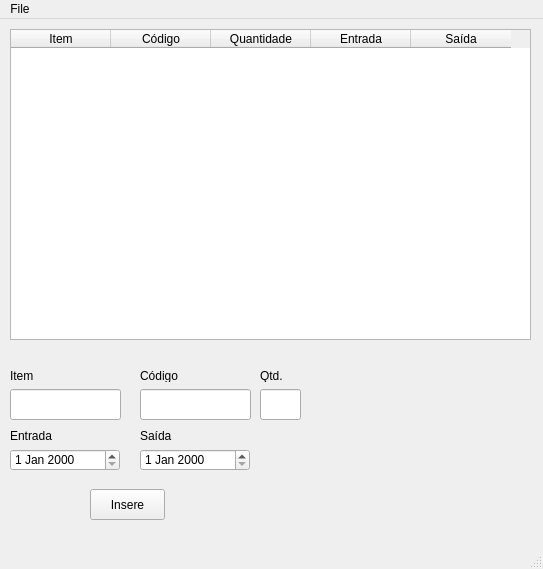
<?xml version="1.0" encoding="UTF-8"?>
<ui version="4.0">
 <class>MainWindow</class>
 <widget class="QMainWindow" name="MainWindow">
  <property name="geometry">
   <rect>
    <x>0</x>
    <y>0</y>
    <width>543</width>
    <height>569</height>
   </rect>
  </property>
  <property name="windowTitle">
   <string>MainWindow</string>
  </property>
  <widget class="QWidget" name="centralWidget">
   <widget class="QLabel" name="label">
    <property name="geometry">
     <rect>
      <x>10</x>
      <y>350</y>
      <width>47</width>
      <height>13</height>
     </rect>
    </property>
    <property name="text">
     <string>Item</string>
    </property>
   </widget>
   <widget class="QLabel" name="label_2">
    <property name="geometry">
     <rect>
      <x>140</x>
      <y>350</y>
      <width>47</width>
      <height>13</height>
     </rect>
    </property>
    <property name="text">
     <string>Código</string>
    </property>
   </widget>
   <widget class="QLabel" name="label_3">
    <property name="geometry">
     <rect>
      <x>10</x>
      <y>410</y>
      <width>47</width>
      <height>13</height>
     </rect>
    </property>
    <property name="text">
     <string>Entrada</string>
    </property>
   </widget>
   <widget class="QLabel" name="label_4">
    <property name="geometry">
     <rect>
      <x>140</x>
      <y>410</y>
      <width>47</width>
      <height>13</height>
     </rect>
    </property>
    <property name="text">
     <string>Saída</string>
    </property>
   </widget>
   <widget class="QTableWidget" name="mainTableWidget">
    <property name="geometry">
     <rect>
      <x>10</x>
      <y>10</y>
      <width>521</width>
      <height>311</height>
     </rect>
    </property>
    <column>
     <property name="text">
      <string>Item</string>
     </property>
    </column>
    <column>
     <property name="text">
      <string>Código</string>
     </property>
    </column>
    <column>
     <property name="text">
      <string>Quantidade</string>
     </property>
    </column>
    <column>
     <property name="text">
      <string>Entrada</string>
     </property>
    </column>
    <column>
     <property name="text">
      <string>Saída</string>
     </property>
    </column>
   </widget>
   <widget class="QLineEdit" name="itemEdit">
    <property name="geometry">
     <rect>
      <x>10</x>
      <y>370</y>
      <width>111</width>
      <height>31</height>
     </rect>
    </property>
   </widget>
   <widget class="QLineEdit" name="idEdit">
    <property name="geometry">
     <rect>
      <x>140</x>
      <y>370</y>
      <width>111</width>
      <height>31</height>
     </rect>
    </property>
   </widget>
   <widget class="QPushButton" name="inputButton">
    <property name="geometry">
     <rect>
      <x>90</x>
      <y>470</y>
      <width>75</width>
      <height>31</height>
     </rect>
    </property>
    <property name="text">
     <string>Insere</string>
    </property>
   </widget>
   <widget class="QDateEdit" name="inItem">
    <property name="geometry">
     <rect>
      <x>10</x>
      <y>430</y>
      <width>110</width>
      <height>22</height>
     </rect>
    </property>
   </widget>
   <widget class="QDateEdit" name="outItem">
    <property name="geometry">
     <rect>
      <x>140</x>
      <y>430</y>
      <width>110</width>
      <height>22</height>
     </rect>
    </property>
   </widget>
   <widget class="QLineEdit" name="qtdEdit">
    <property name="geometry">
     <rect>
      <x>260</x>
      <y>370</y>
      <width>41</width>
      <height>31</height>
     </rect>
    </property>
   </widget>
   <widget class="QLabel" name="label_5">
    <property name="geometry">
     <rect>
      <x>260</x>
      <y>350</y>
      <width>47</width>
      <height>13</height>
     </rect>
    </property>
    <property name="text">
     <string>Qtd.</string>
    </property>
   </widget>
  </widget>
  <widget class="QMenuBar" name="menuBar">
   <property name="geometry">
    <rect>
     <x>0</x>
     <y>0</y>
     <width>543</width>
     <height>21</height>
    </rect>
   </property>
   <widget class="QMenu" name="menuFile">
    <property name="title">
     <string>File</string>
    </property>
    <addaction name="actionFechar"/>
   </widget>
   <addaction name="menuFile"/>
  </widget>
  <widget class="QStatusBar" name="statusBar"/>
  <action name="actionFechar">
   <property name="text">
    <string>Fechar</string>
   </property>
  </action>
 </widget>
 <layoutdefault spacing="6" margin="11"/>
 <resources/>
 <connections/>
</ui>
